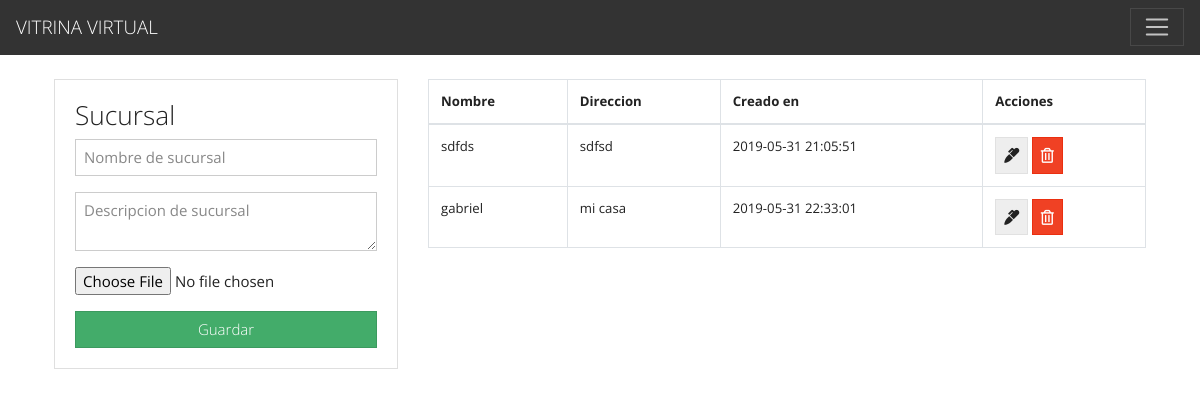
Screenshot of /index_sucursal.php with the database file from the repository.
### tables this page shows
CREATE TABLE `sucursales` (
  `id` int(11) NOT NULL,
  `nombre` varchar(255) NOT NULL,
  `direccion` varchar(255) NOT NULL,
  `creado_en` timestamp NOT NULL DEFAULT CURRENT_TIMESTAMP
);

### index_sucursal.php (the view, shortened to what this page needs)
<?php include("db.php"); ?>
<?php include('includes/header.php'); ?>
<main class="container p-4">
  <div class="row">
    <div class="col-md-4">
      <div class="card card-body">
      <H3>Sucursal</H3>
        <form action="guardar_sucursal.php" method="POST" enctype="multipart/form-data">
          <div class="form-group">
            <input type="text" name="nombre" class="form-control" placeholder="Nombre de sucursal" autofocus>
          </div>
          <div class="form-group">
            <textarea name="direccion" rows="2" class="form-control" placeholder="Descripcion de sucursal"></textarea>
          </div>
          <div class="form-group">
            <input type="file" name="file">
          </div>
          <input type="submit" name="guardar_sucursal" class="btn btn-success btn-block" value="Guardar">
        </form>
      </div>
    </div>
    <div class="col-md-8">
      <table class="table table-bordered">
        <thead>
          <tr>
            <th>Nombre</th>
            <th>Direccion</th>
            <th>Creado en</th>
            <th>Acciones</th>
          </tr>
        </thead>
        <tbody>
          <?php
          $query = "SELECT * FROM sucursales";
          $result_sucursales = mysqli_query($conn, $query);
          while($row = mysqli_fetch_assoc($result_sucursales)) { ?>
          <tr>
            <td><?php echo $row['nombre']; ?></td>
            <td><?php echo $row['direccion']; ?></td>
            <td><?php echo $row['creado_en']; ?></td>
            <td>
              <a href="editar_sucursal.php?id=<?php echo $row['id']?>" class="btn btn-secondary">
                <i class="fas fa-marker"></i>
              </a>
              <a href="borrar_sucursal.php?id=<?php echo $row['id']?>" class="btn btn-danger">
                <i class="far fa-trash-alt"></i>
              </a>
            </td>
          </tr>
          <?php } ?>
        </tbody>
      </table>
    </div>
  </div>
</main>
<?php include('includes/footer.php'); ?>

### rows the page displays
sucursales: nombre "sdfds", direccion "sdfsd", creado_en "2019-05-31 21:05:51"
sucursales: nombre "gabriel", direccion "mi casa", creado_en "2019-05-31 22:33:01"
